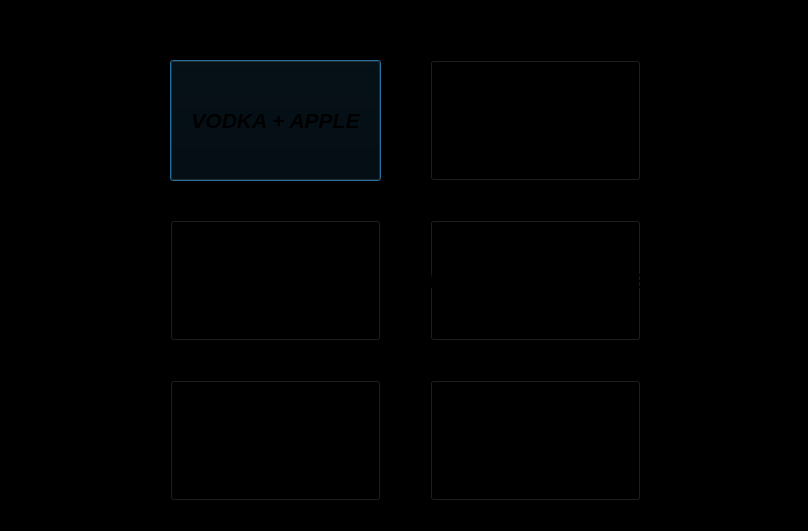
<?xml version="1.0" encoding="UTF-8"?>
<ui version="4.0">
 <class>Dialog</class>
 <widget class="QDialog" name="Dialog">
  <property name="geometry">
   <rect>
    <x>0</x>
    <y>0</y>
    <width>808</width>
    <height>531</height>
   </rect>
  </property>
  <property name="windowTitle">
   <string>Dialog</string>
  </property>
  <property name="styleSheet">
   <string notr="true">background-color: rgb(0, 0, 0);</string>
  </property>
  <widget class="QPushButton" name="load_1">
   <property name="geometry">
    <rect>
     <x>170</x>
     <y>60</y>
     <width>211</width>
     <height>121</height>
    </rect>
   </property>
   <property name="font">
    <font>
     <pointsize>16</pointsize>
     <weight>75</weight>
     <italic>true</italic>
     <bold>true</bold>
    </font>
   </property>
   <property name="text">
    <string>VODKA + APPLE</string>
   </property>
  </widget>
  <widget class="QLabel" name="label">
   <property name="geometry">
    <rect>
     <x>300</x>
     <y>10</y>
     <width>211</width>
     <height>41</height>
    </rect>
   </property>
   <property name="font">
    <font>
     <pointsize>16</pointsize>
     <weight>75</weight>
     <italic>true</italic>
     <bold>true</bold>
    </font>
   </property>
   <property name="frameShape">
    <enum>QFrame::NoFrame</enum>
   </property>
   <property name="text">
    <string>SMARTENDER MENU</string>
   </property>
  </widget>
  <widget class="QPushButton" name="load_2">
   <property name="geometry">
    <rect>
     <x>430</x>
     <y>60</y>
     <width>211</width>
     <height>121</height>
    </rect>
   </property>
   <property name="font">
    <font>
     <pointsize>16</pointsize>
     <weight>75</weight>
     <italic>true</italic>
     <bold>true</bold>
    </font>
   </property>
   <property name="text">
    <string>VODKA + POMELO</string>
   </property>
  </widget>
  <widget class="QPushButton" name="load_3">
   <property name="geometry">
    <rect>
     <x>170</x>
     <y>220</y>
     <width>211</width>
     <height>121</height>
    </rect>
   </property>
   <property name="font">
    <font>
     <pointsize>16</pointsize>
     <weight>75</weight>
     <italic>true</italic>
     <bold>true</bold>
    </font>
   </property>
   <property name="text">
    <string>BEER + APPLE</string>
   </property>
  </widget>
  <widget class="QPushButton" name="load_4">
   <property name="geometry">
    <rect>
     <x>430</x>
     <y>220</y>
     <width>211</width>
     <height>121</height>
    </rect>
   </property>
   <property name="font">
    <font>
     <pointsize>16</pointsize>
     <weight>75</weight>
     <italic>true</italic>
     <bold>true</bold>
    </font>
   </property>
   <property name="text">
    <string>VODKA + PINEAPPLE</string>
   </property>
  </widget>
  <widget class="QPushButton" name="load_5">
   <property name="geometry">
    <rect>
     <x>170</x>
     <y>380</y>
     <width>211</width>
     <height>121</height>
    </rect>
   </property>
   <property name="font">
    <font>
     <pointsize>16</pointsize>
     <weight>75</weight>
     <italic>true</italic>
     <bold>true</bold>
    </font>
   </property>
   <property name="text">
    <string>SOJU + PINEAPPLE</string>
   </property>
  </widget>
  <widget class="QPushButton" name="load_6">
   <property name="geometry">
    <rect>
     <x>430</x>
     <y>380</y>
     <width>211</width>
     <height>121</height>
    </rect>
   </property>
   <property name="font">
    <font>
     <pointsize>16</pointsize>
     <weight>75</weight>
     <italic>true</italic>
     <bold>true</bold>
    </font>
   </property>
   <property name="text">
    <string>BEER</string>
   </property>
  </widget>
 </widget>
 <resources/>
 <connections/>
</ui>
